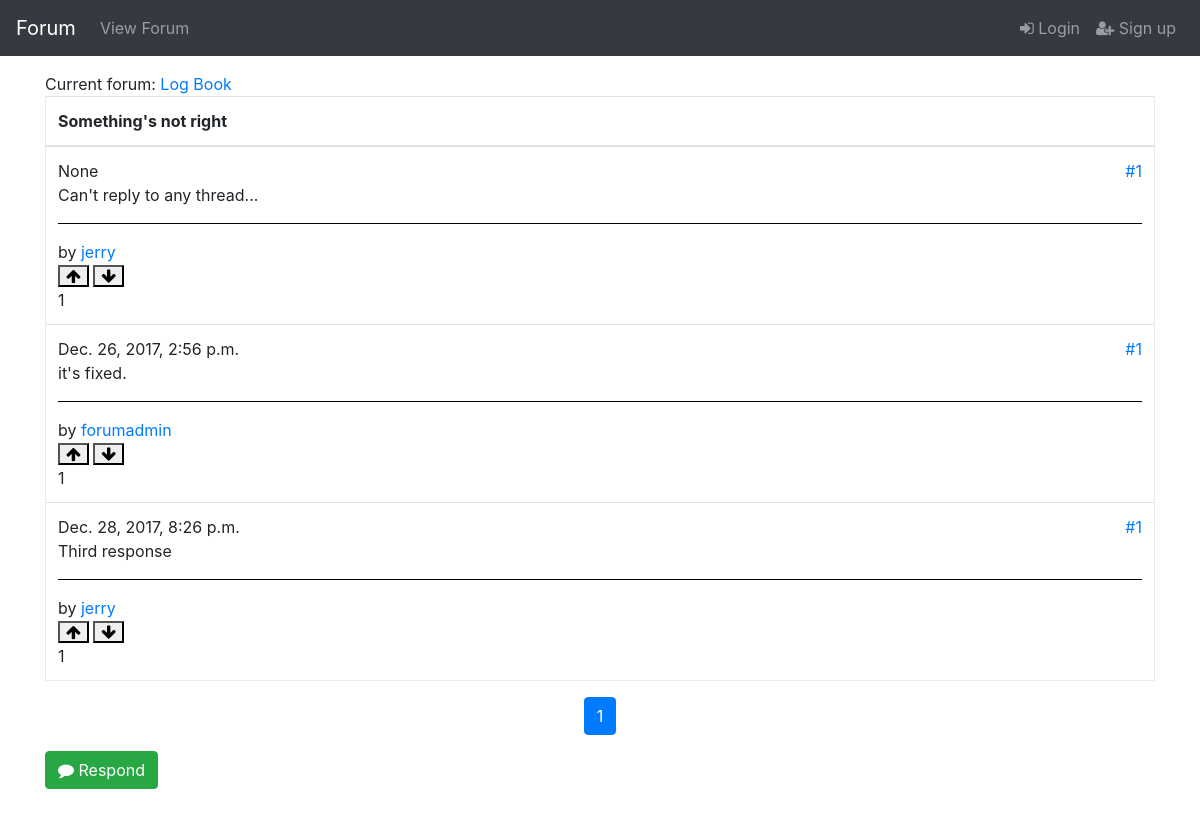
/forumapp/forum/1/thread/21, run on an earlier commit of the app's database.
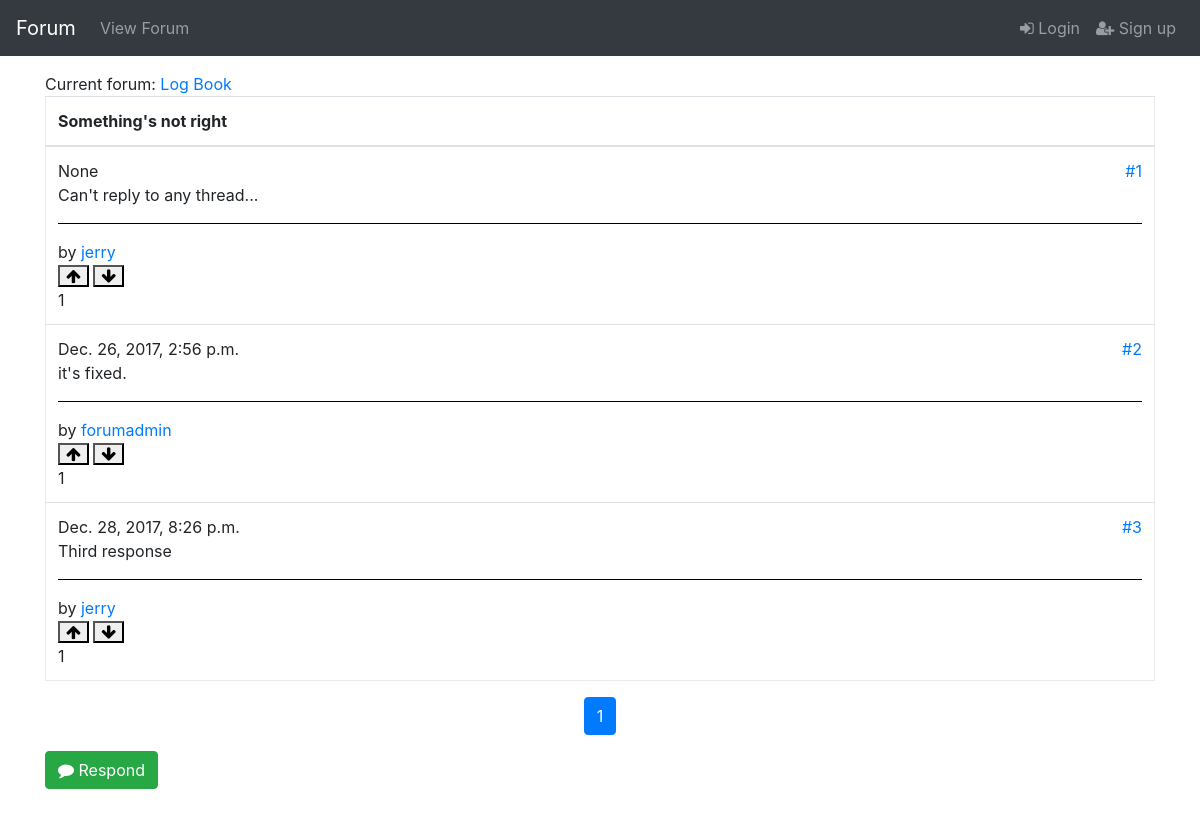
And on a later commit of the database.
### forumapp/models.py (models this page shows)
class ThreadResponse(models.Model):
    thread = models.ForeignKey(Thread, null=True, on_delete=models.CASCADE)
    created_datetime = models.DateTimeField(null=True)
    responder = models.ForeignKey(User, null=True, on_delete=models.CASCADE)
    message = models.TextField(max_length=1000)
    edited = models.BooleanField(default=False)
    order_in_thread = models.PositiveIntegerField(default=1)
    class Meta:
        permissions = [('can_remove_any_response', 'Can remove ANY response.')]
        ordering = ['created_datetime']
    def __str__(self):
        return self.message

### forumapp/views.py (the view)
def thread_view(request, fpk, tpk):
    thread = Thread.objects.get(id=tpk)
    parent_forum = Forum.objects.get(id=fpk)
    response_list = ThreadResponse.objects.filter(
        thread=tpk,
        thread__forum=fpk
    ).order_by(
        'created_datetime'
    )
    can_delete_thread = response_list[0].responder == request.user or \
                        request.user.has_perm("forumapp.can_remove_any_thread")
    response_paginator = Paginator(
        response_list,
        10
    )
    page = request.GET.get('page')
    response_list = response_paginator.get_page(page)
    return render(
        request,
        'forumapp/thread.html',
        context={
            'thread': thread,
            'response_list': response_list,
            'forum': parent_forum,
            'can_delete_thread': can_delete_thread,
        }
    )

### forumapp/models.py (called while the page is built)
    def __str__(self):
        return self.name

### forumapp/templatetags/forumapp_extras.py (called while the page is built)
@register.filter(name='can_remove_response')
def can_remove_response(response, user):
    return user == response.responder or \
           user.has_perm('forumapp.can_remove_any_response')

@register.filter(name='times')
def times(count):
    return ''.join([str(num) for num in range(1, count + 1)])

@register.filter(name='summarize_likes')
def summarize_likes(likes_dislikes):
    likes = likes_dislikes.filter(like=True).count()
    dislikes = likes_dislikes.filter(like=False).count()
    return likes - dislikes

### forumapp/templates/forumapp/thread.html (shortened to what this page needs)
{% extends "forumapp/base.html" %}
{% load forumapp_extras %}
{% block content %}
<div>Current forum: <a href="{% url 'forum' forum.id %}">{{ forum.name }}</a></div>
{% if response_list %}
<table class="table forum-table">
    <thead>
    <tr>
        <th>{{ thread }}</th>
    </tr>
    </thead>
    <tbody>
    {% for response in response_list %}
    <tr>
        <td>
            <div>
                <span>{{ response.created_datetime }}</span>
                <a
                    id="{{ response.order_in_thread }}"
                    href="#{{ response.order_in_thread }}"
                    style="float: right"
                >#{{ response.order_in_thread }}
                </a>
            </div>
            <div>
                <span>{{ response }}</span>
            </div>
            <hr style="background: #000"/>
            by <a
                href="{% url 'user-view' response.responder.id %}"
            >{{ response.responder }}
            </a>
            <div>
                <form
                    style="display:inline"
                    action="{% url 'like-dislike-post' response.thread.forum.id response.thread.id response.id 1 %}"
                    method="POST"
                >
                    <button type="submit" class="fa fa-arrow-up"></button>
                </form>
                <form
                    style="display:inline"
                    action="{% url 'like-dislike-post' response.thread.forum.id response.thread.id response.id 0 %}"
                    method="POST"
                >
                    <button type="submit" class="fa fa-arrow-down"></button>
                </form>
            </div>
            <div>
                {{ response.likedislike_set.all|summarize_likes }}
            </div>
        </td>
    </tr>
    {% endfor %}
    </tbody>
</table>
{% else %}
<div>The requested thread is non-existent on this forum.</div>
{% endif %}
<nav aria-label="...">
    <ul class="pagination justify-content-center">
        {% for i in response_list.paginator.num_pages|times %}
        {% if response_list.number|stringformat:"i" == i %}
        <li class="page-item active">
            <span class="page-link">{{ i }}</span>
        </li>
        {% endif %}
        {% endfor %}
    </ul>
</nav>
<a
    href="{% url 'respond-thread' thread.forum.id thread.id %}"
    class="btn btn-success"
    role="button"
>
    <span class="fa fa-comment"></span>
    Respond
</a>
{% endblock %}

What changed in the data, as far as the page shows it:
changed ThreadResponse "Dec. 26, 2017, 2:56 p.m.": order_in_thread "1" → "2"
changed ThreadResponse "Dec. 28, 2017, 8:26 p.m.": order_in_thread "1" → "3"
